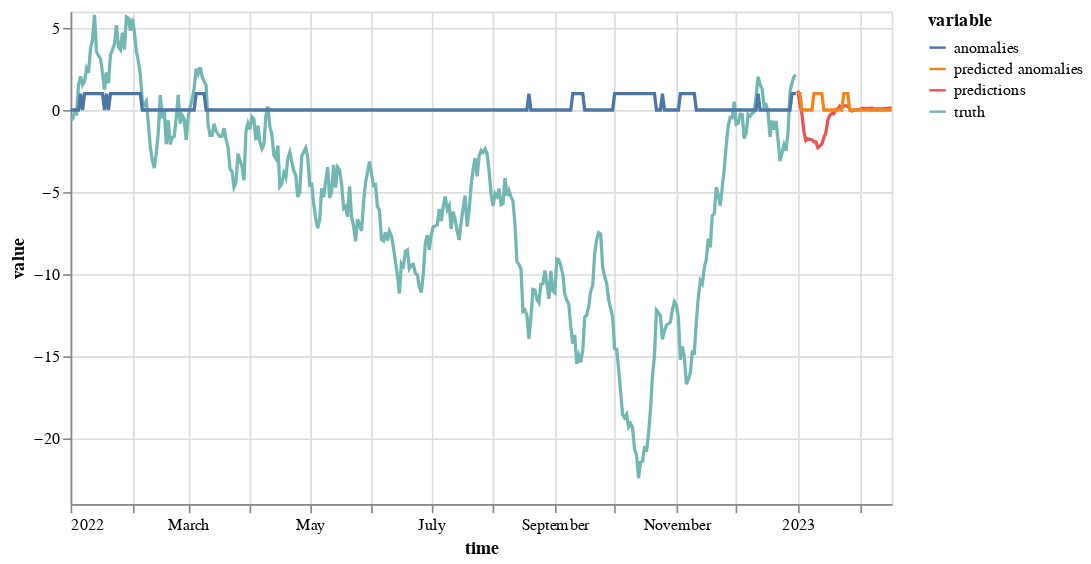

Source (notebook cell):
### Markdown cell above
## Show results

### Code cell
(
    on.Plot()
    .add(on.marks.line, ts.rename({"random_walk": "truth"}))
    .add(on.marks.line, ts_ano.rename({"random_walk": "anomalies"}))
    .add(on.marks.line, ts_pred.rename({"random_walk": "predictions"}))
    .add(on.marks.line, ts_pred_ano.rename({"random_walk": "predicted anomalies"}))
    .properties(width=500)
    .show()
)

### Figure 1 — Vega specification as saved in the notebook (floating-point values rounded to 4 significant figures; data arrays with more than 128 entries replaced by an {"elided": "..."} marker saying what was removed)
{"$schema": "https://vega.github.io/schema/vega/v5.json", "data": [{"name": "source_0", "values": {"elided": "365 records"}, "transform": [{"type": "formula", "expr": "toDate(datum['time'])", "as": "time"}]}, {"name": "source_1", "values": {"elided": "365 records"}, "transform": [{"type": "formula", "expr": "toDate(datum['time'])", "as": "time"}]}, {"name": "source_2", "values": [{"time": "2023-01-01T00:00:00.000", "variable": "predictions", "value": 1.179}, {"time": "2023-01-02T00:00:00.000", "variable": "predictions", "value": 0.3347}, {"time": "2023-01-03T00:00:00.000", "variable": "predictions", "value": -0.235}, {"time": "2023-01-04T00:00:00.000", "variable": "predictions", "value": -1.334}, {"time": "2023-01-05T00:00:00.000", "variable": "predictions", "value": -1.859}, {"time": "2023-01-06T00:00:00.000", "variable": "predictions", "value": -1.752}, {"time": "2023-01-07T00:00:00.000", "variable": "predictions", "value": -1.785}, {"time": "2023-01-08T00:00:00.000", "variable": "predictions", "value": -1.809}, {"time": "2023-01-09T00:00:00.000", "variable": "predictions", "value": -1.937}, {"time": "2023-01-10T00:00:00.000", "variable": "predictions", "value": -1.939}, {"time": "2023-01-11T00:00:00.000", "variable": "predictions", "value": -2.293}, {"time": "2023-01-12T00:00:00.000", "variable": "predictions", "value": -2.189}, {"time": "2023-01-13T00:00:00.000", "variable": "predictions", "value": -2.081}, {"time": "2023-01-14T00:00:00.000", "variable": "predictions", "value": -1.685}, {"time": "2023-01-15T00:00:00.000", "variable": "predictions", "value": -1.395}, {"time": "2023-01-16T00:00:00.000", "variable": "predictions", "value": -0.6138}, {"time": "2023-01-17T00:00:00.000", "variable": "predictions", "value": -0.313}, {"time": "2023-01-18T00:00:00.000", "variable": "predictions", "value": -0.2179}, {"time": "2023-01-19T00:00:00.000", "variable": "predictions", "value": -0.2349}, {"time": "2023-01-20T00:00:00.000", "variable": "predictions", "value": 0.05232}, {"time": "2023-01-21T00:00:00.000", "variable": "predictions", "value": 0.06275}, {"time": "2023-01-22T00:00:00.000", "variable": "predictions", "value": 0.2309}, {"time": "2023-01-23T00:00:00.000", "variable": "predictions", "value": 0.1282}, {"time": "2023-01-24T00:00:00.000", "variable": "predictions", "value": 0.2476}, {"time": "2023-01-25T00:00:00.000", "variable": "predictions", "value": 0.246}, {"time": "2023-01-26T00:00:00.000", "variable": "predictions", "value": 0.2503}, {"time": "2023-01-27T00:00:00.000", "variable": "predictions", "value": 0.07135}, {"time": "2023-01-28T00:00:00.000", "variable": "predictions", "value": -0.0524}, {"time": "2023-01-29T00:00:00.000", "variable": "predictions", "value": -0.01961}, {"time": "2023-01-30T00:00:00.000", "variable": "predictions", "value": 0.00656}, {"time": "2023-01-31T00:00:00.000", "variable": "predictions", "value": 0.02658}, {"time": "2023-02-01T00:00:00.000", "variable": "predictions", "value": 0.008357}, {"time": "2023-02-02T00:00:00.000", "variable": "predictions", "value": 0.0941}, {"time": "2023-02-03T00:00:00.000", "variable": "predictions", "value": 0.09477}, {"time": "2023-02-04T00:00:00.000", "variable": "predictions", "value": 0.101}, {"time": "2023-02-05T00:00:00.000", "variable": "predictions", "value": 0.09576}, {"time": "2023-02-06T00:00:00.000", "variable": "predictions", "value": 0.106}, {"time": "2023-02-07T00:00:00.000", "variable": "predictions", "value": 0.1082}, {"time": "2023-02-08T00:00:00.000", "variable": "predictions", "value": 0.08856}, {"time": "2023-02-09T00:00:00.000", "variable": "predictions", "value": 0.07435}, {"time": "2023-02-10T00:00:00.000", "variable": "predictions", "value": 0.07213}, {"time": "2023-02-11T00:00:00.000", "variable": "predictions", "value": 0.07213}, {"time": "2023-02-12T00:00:00.000", "variable": "predictions", "value": 0.07213}, {"time": "2023-02-13T00:00:00.000", "variable": "predictions", "value": 0.0699}, {"time": "2023-02-14T00:00:00.000", "variable": "predictions", "value": 0.09363}, {"time": "2023-02-15T00:00:00.000", "variable": "predictions", "value": 0.09419}, {"time": "2023-02-16T00:00:00.000", "variable": "predictions", "value": 0.1245}, {"time": "2023-02-17T00:00:00.000", "variable": "predictions", "value": 0.1101}], "transform": [{"type": "formula", "expr": "toDate(datum['time'])", "as": "time"}]}, {"name": "source_3", "values": [{"time": "2023-01-01T00:00:00.000", "variable": "predicted anomalies", "value": 1.0}, {"time": "2023-01-02T00:00:00.000", "variable": "predicted anomalies", "value": 1.0}, {"time": "2023-01-03T00:00:00.000", "variable": "predicted anomalies", "value": 0.0}, {"time": "2023-01-04T00:00:00.000", "variable": "predicted anomalies", "value": 0.0}, {"time": "2023-01-05T00:00:00.000", "variable": "predicted anomalies", "value": 0.0}, {"time": "2023-01-06T00:00:00.000", "variable": "predicted anomalies", "value": 0.0}, {"time": "2023-01-07T00:00:00.000", "variable": "predicted anomalies", "value": 0.0}, {"time": "2023-01-08T00:00:00.000", "variable": "predicted anomalies", "value": 0.0}, {"time": "2023-01-09T00:00:00.000", "variable": "predicted anomalies", "value": 1.0}, {"time": "2023-01-10T00:00:00.000", "variable": "predicted anomalies", "value": 1.0}, {"time": "2023-01-11T00:00:00.000", "variable": "predicted anomalies", "value": 1.0}, {"time": "2023-01-12T00:00:00.000", "variable": "predicted anomalies", "value": 1.0}, {"time": "2023-01-13T00:00:00.000", "variable": "predicted anomalies", "value": 1.0}, {"time": "2023-01-14T00:00:00.000", "variable": "predicted anomalies", "value": 0.0}, {"time": "2023-01-15T00:00:00.000", "variable": "predicted anomalies", "value": 0.0}, {"time": "2023-01-16T00:00:00.000", "variable": "predicted anomalies", "value": 0.0}, {"time": "2023-01-17T00:00:00.000", "variable": "predicted anomalies", "value": 0.0}, {"time": "2023-01-18T00:00:00.000", "variable": "predicted anomalies", "value": 0.0}, {"time": "2023-01-19T00:00:00.000", "variable": "predicted anomalies", "value": 0.0}, {"time": "2023-01-20T00:00:00.000", "variable": "predicted anomalies", "value": 0.0}, {"time": "2023-01-21T00:00:00.000", "variable": "predicted anomalies", "value": 0.0}, {"time": "2023-01-22T00:00:00.000", "variable": "predicted anomalies", "value": 0.0}, {"time": "2023-01-23T00:00:00.000", "variable": "predicted anomalies", "value": 0.0}, {"time": "2023-01-24T00:00:00.000", "variable": "predicted anomalies", "value": 1.0}, {"time": "2023-01-25T00:00:00.000", "variable": "predicted anomalies", "value": 1.0}, {"time": "2023-01-26T00:00:00.000", "variable": "predicted anomalies", "value": 1.0}, {"time": "2023-01-27T00:00:00.000", "variable": "predicted anomalies", "value": 0.0}, {"time": "2023-01-28T00:00:00.000", "variable": "predicted anomalies", "value": 0.0}, {"time": "2023-01-29T00:00:00.000", "variable": "predicted anomalies", "value": 0.0}, {"time": "2023-01-30T00:00:00.000", "variable": "predicted anomalies", "value": 0.0}, {"time": "2023-01-31T00:00:00.000", "variable": "predicted anomalies", "value": 0.0}, {"time": "2023-02-01T00:00:00.000", "variable": "predicted anomalies", "value": 0.0}, {"time": "2023-02-02T00:00:00.000", "variable": "predicted anomalies", "value": 0.0}, {"time": "2023-02-03T00:00:00.000", "variable": "predicted anomalies", "value": 0.0}, {"time": "2023-02-04T00:00:00.000", "variable": "predicted anomalies", "value": 0.0}, {"time": "2023-02-05T00:00:00.000", "variable": "predicted anomalies", "value": 0.0}, {"time": "2023-02-06T00:00:00.000", "variable": "predicted anomalies", "value": 0.0}, {"time": "2023-02-07T00:00:00.000", "variable": "predicted anomalies", "value": 0.0}, {"time": "2023-02-08T00:00:00.000", "variable": "predicted anomalies", "value": 0.0}, {"time": "2023-02-09T00:00:00.000", "variable": "predicted anomalies", "value": 0.0}, {"time": "2023-02-10T00:00:00.000", "variable": "predicted anomalies", "value": 0.0}, {"time": "2023-02-11T00:00:00.000", "variable": "predicted anomalies", "value": 0.0}, {"time": "2023-02-12T00:00:00.000", "variable": "predicted anomalies", "value": 0.0}, {"time": "2023-02-13T00:00:00.000", "variable": "predicted anomalies", "value": 0.0}, {"time": "2023-02-14T00:00:00.000", "variable": "predicted anomalies", "value": 0.0}, {"time": "2023-02-15T00:00:00.000", "variable": "predicted anomalies", "value": 0.0}, {"time": "2023-02-16T00:00:00.000", "variable": "predicted anomalies", "value": 0.0}, {"time": "2023-02-17T00:00:00.000", "variable": "predicted anomalies", "value": 0.0}], "transform": [{"type": "formula", "expr": "toDate(datum['time'])", "as": "time"}]}, {"name": "source_0_color_domain_variable_0", "values": [{"variable": "truth"}]}, {"name": "source_1_color_domain_variable_1", "values": [{"variable": "anomalies"}]}, {"name": "source_2_color_domain_variable_2", "values": [{"variable": "predictions"}]}, {"name": "source_3_color_domain_variable_3", "values": [{"variable": "predicted anomalies"}]}], "marks": [{"type": "group", "name": "layer_0_pathgroup", "from": {"facet": {"data": "source_0", "name": "faceted_path_layer_0_main", "groupby": ["variable"]}}, "encode": {"update": {"height": {"field": {"signal": null, "datum": null, "group": "height", "parent": null}}, "width": {"field": {"signal": null, "datum": null, "group": "width", "parent": null}}}}, "marks": [{"type": "line", "name": "layer_0_marks", "from": {"data": "faceted_path_layer_0_main"}, "sort": {"field": "x"}, "encode": {"update": {"stroke": {"field": "variable", "scale": "color"}, "x": {"field": "time", "scale": "x"}, "y": {"field": "value", "scale": "y"}, "defined": {"signal": "isValid(datum[\"time\"]) && isFinite(+datum[\"time\"]) && isValid(datum[\"value\"]) && isFinite(+datum[\"value\"])"}}}, "style": ["line"]}]}, {"type": "group", "name": "layer_1_pathgroup", "from": {"facet": {"data": "source_1", "name": "faceted_path_layer_1_main", "groupby": ["variable"]}}, "encode": {"update": {"width": {"field": {"signal": null, "datum": null, "group": "width", "parent": null}}, "height": {"field": {"signal": null, "datum": null, "group": "height", "parent": null}}}}, "marks": [{"type": "line", "name": "layer_1_marks", "from": {"data": "faceted_path_layer_1_main"}, "sort": {"field": "x"}, "encode": {"update": {"defined": {"signal": "isValid(datum[\"time\"]) && isFinite(+datum[\"time\"]) && isValid(datum[\"value\"]) && isFinite(+datum[\"value\"])"}, "stroke": {"field": "variable", "scale": "color"}, "x": {"field": "time", "scale": "x"}, "y": {"field": "value", "scale": "y"}}}, "style": ["line"]}]}, {"type": "group", "name": "layer_2_pathgroup", "from": {"facet": {"data": "source_2", "name": "faceted_path_layer_2_main", "groupby": ["variable"]}}, "encode": {"update": {"width": {"field": {"signal": null, "datum": null, "group": "width", "parent": null}}, "height": {"field": {"signal": null, "datum": null, "group": "height", "parent": null}}}}, "marks": [{"type": "line", "name": "layer_2_marks", "from": {"data": "faceted_path_layer_2_main"}, "sort": {"field": "x"}, "encode": {"update": {"defined": {"signal": "isValid(datum[\"time\"]) && isFinite(+datum[\"time\"]) && isValid(datum[\"value\"]) && isFinite(+datum[\"value\"])"}, "stroke": {"field": "variable", "scale": "color"}, "x": {"field": "time", "scale": "x"}, "y": {"field": "value", "scale": "y"}}}, "style": ["line"]}]}, {"type": "group", "name": "layer_3_pathgroup", "from": {"facet": {"data": "source_3", "name": "faceted_path_layer_3_main", "groupby": ["variable"]}}, "encode": {"update": {"width": {"field": {"signal": null, "datum": null, "group": "width", "parent": null}}, "height": {"field": {"signal": null, "datum": null, "group": "height", "parent": null}}}}, "marks": [{"type": "line", "name": "layer_3_marks", "from": {"data": "faceted_path_layer_3_main"}, "sort": {"field": "x"}, "encode": {"update": {"stroke": {"field": "variable", "scale": "color"}, "y": {"field": "value", "scale": "y"}, "defined": {"signal": "isValid(datum[\"time\"]) && isFinite(+datum[\"time\"]) && isValid(datum[\"value\"]) && isFinite(+datum[\"value\"])"}, "x": {"field": "time", "scale": "x"}}}, "style": ["line"]}]}], "scales": [{"name": "x", "type": "time", "domain": {"fields": [{"data": "source_0", "field": "time"}, {"data": "source_1", "field": "time"}, {"data": "source_2", "field": "time"}, {"data": "source_3", "field": "time"}]}, "range": [0, {"signal": "width"}]}, {"name": "y", "type": "linear", "domain": {"fields": [{"data": "source_0", "field": "value"}, {"data": "source_1", "field": "value"}, {"data": "source_2", "field": "value"}, {"data": "source_3", "field": "value"}]}, "range": [{"signal": "height"}, 0], "nice": true, "zero": true}, {"name": "color", "type": "ordinal", "domain": {"fields": [{"data": "source_0_color_domain_variable_0", "field": "variable"}, {"data": "source_1_color_domain_variable_1", "field": "variable"}, {"data": "source_2_color_domain_variable_2", "field": "variable"}, {"data": "source_3_color_domain_variable_3", "field": "variable"}], "sort": true}, "range": "category"}], "axes": [{"scale": "x", "gridScale": "y", "domain": false, "orient": "bottom", "grid": true, "aria": false, "minExtent": 0, "labels": false, "ticks": false, "tickCount": {"signal": "ceil(width/40)"}, "maxExtent": 0, "zindex": 0}, {"scale": "y", "orient": "left", "tickCount": {"signal": "ceil(height/40)"}, "grid": true, "labels": false, "aria": false, "maxExtent": 0, "ticks": false, "minExtent": 0, "gridScale": "x", "zindex": 0, "domain": false}, {"scale": "x", "tickCount": {"signal": "ceil(width/40)"}, "grid": false, "labelFlush": true, "title": "time", "zindex": 0, "orient": "bottom", "labelOverlap": true}, {"scale": "y", "title": "value", "grid": false, "orient": "left", "tickCount": {"signal": "ceil(height/40)"}, "zindex": 0, "labelOverlap": true}], "padding": 5, "background": "white", "height": 300, "style": "cell", "legends": [{"stroke": "color", "symbolType": "stroke", "title": "variable"}], "width": 500}
